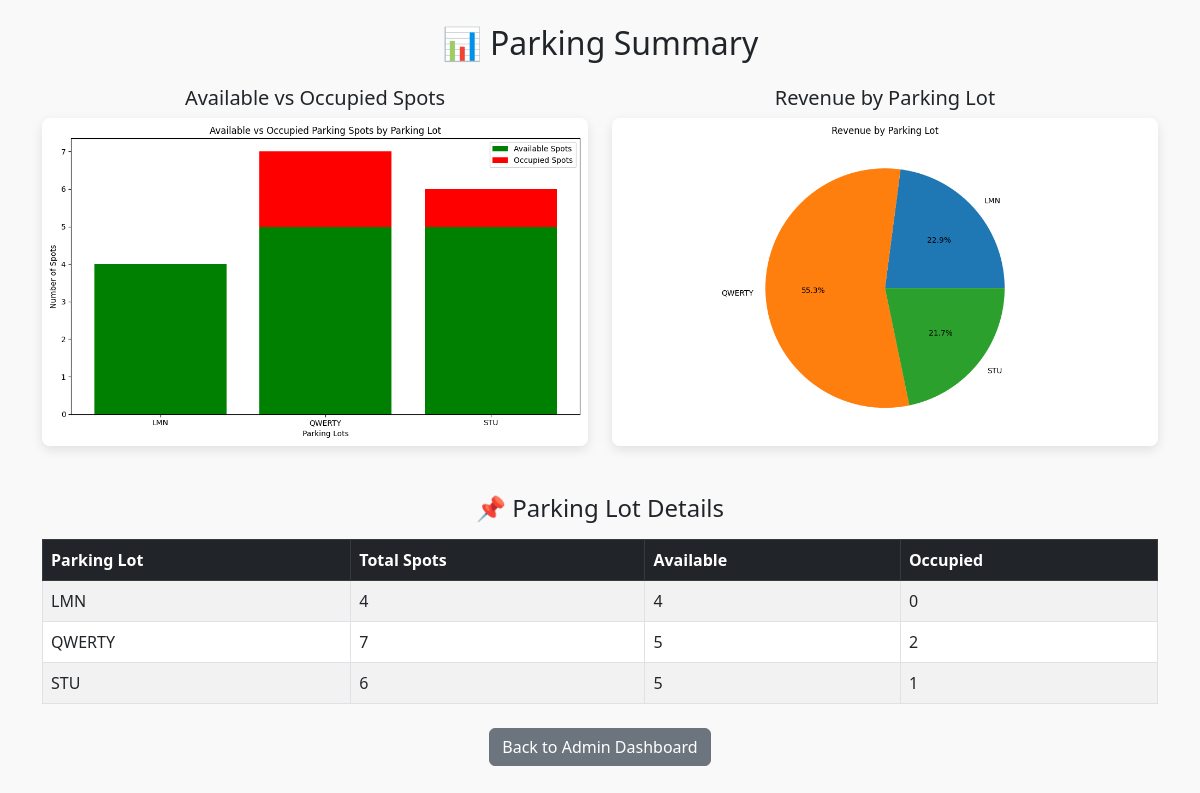
Page /summary (signed in) on the committed database.
### app.py (models this page shows)
class Parking(db.Model):
    __tablename__ = 'parking'
    id = db.Column(db.Integer, primary_key=True)
    prime_location_name = db.Column(db.String(20), unique=True, nullable=False)
    address = db.Column(db.String(20), nullable=False)
    pin_code = db.Column(db.String(20), nullable=False)
    price = db.Column(db.Float, nullable=False)
    number_of_spots = db.Column(db.Integer, nullable=False)
    spots = db.relationship('ParkingSpot', back_populates='parking',cascade='all, delete-orphan')

### app.py (the view)
@app.route('/summary', methods=['GET', 'POST'])
def summary():
    if 'username' not in session:
        return redirect(url_for('login'))
    lots = Parking.query.order_by(Parking.prime_location_name).all()
    lot_names = []
    available_counts = []
    occupied_counts = []
    revenue_by_lot = []
    for lot in lots:
        lot_names.append(lot.prime_location_name)
        available_counts.append(ParkingSpot.query.filter_by(parking_id=lot.id, status='A').count())
        occupied_counts.append(ParkingSpot.query.filter_by(parking_id=lot.id, status='O').count())
        total_revenue = 0
        for spot in lot.spots:
            for booking in spot.bookings:
                total_revenue += booking.parking_cost or 0
        revenue_by_lot.append(total_revenue)
    plt.figure(figsize=(10, 6))
    plt.bar(x=lot_names, height=available_counts, color='green', label='Available Spots')
    plt.bar(x=lot_names, height=occupied_counts, color='red', label='Occupied Spots', bottom=available_counts)
    plt.xlabel('Parking Lots')
    plt.ylabel('Number of Spots')
    plt.title('Available vs Occupied Parking Spots by Parking Lot')
    plt.legend()
    plt.tight_layout()
    bar_chart_path = os.path.join(app.config['CHART_FOLDER'], 'bar_chart.png')
    plt.savefig(bar_chart_path)
    plt.close()
    plt.figure(figsize=(10, 6))
    plt.pie(revenue_by_lot, labels=lot_names, autopct='%1.1f%%')
    plt.title('Revenue by Parking Lot')
    plt.tight_layout()
    pie_chart_path = os.path.join(app.config['CHART_FOLDER'], 'pie_chart.png')
    plt.savefig(pie_chart_path)
    plt.close()
    bar_chart_url = url_for('static', filename='charts/bar_chart.png')
    pie_chart_url = url_for('static', filename='charts/pie_chart.png')
    print("Bar chart saved:", os.path.exists(bar_chart_path))
    print("Pie chart saved:", os.path.exists(pie_chart_path))
    return render_template('summary.html', bar_chart_url=bar_chart_url, pie_chart_url=pie_chart_url, lots=lots)

### templates/summary.html (shortened to what this page needs)
<!DOCTYPE html>
<html lang="en">
<head>
  <link href="https://cdn.jsdelivr.net/npm/bootstrap@5.3.0/dist/css/bootstrap.min.css" rel="stylesheet">
</head>
<body>
  <div class="container mt-4">
    <h2 class="text-center mb-4">📊 Parking Summary</h2>
    <div class="row">
      <div class="col-md-6">
        <h5 class="text-center">Available vs Occupied Spots</h5>
        <img src="{{ bar_chart_url }}" alt="Bar Chart" class="chart-img">
      </div>
      <div class="col-md-6">
        <h5 class="text-center">Revenue by Parking Lot</h5>
        <img src="{{ pie_chart_url }}" alt="Pie Chart" class="chart-img">
      </div>
    </div>
    <div class="mt-5">
      <h4 class="text-center mb-3">📌 Parking Lot Details</h4>
      <table class="table table-striped table-bordered">
        <thead class="table-dark">
          <tr>
            <th>Parking Lot</th>
            <th>Total Spots</th>
            <th>Available</th>
            <th>Occupied</th>
          </tr>
        </thead>
        <tbody>
          {% for lot in lots %}
          <tr>
            <td>{{ lot.prime_location_name }}</td>
            <td>{{ lot.number_of_spots }}</td>
            <td>{{ lot.spots | selectattr("status", "equalto", "A") | list | length }}</td>
            <td>{{ lot.spots | selectattr("status", "equalto", "O") | list | length }}</td>
          </tr>
          {% endfor %}
        </tbody>
      </table>
    </div>
    <div class="text-center mt-4">
      <a href="/admin" class="btn btn-secondary">Back to Admin Dashboard</a>
    </div>
  </div>
</body>
</html>

### templates/summary.html (style rules this page uses)
body { background-color: #f9f9f9; }
.chart-img { max-width: 100%; height: auto; border-radius: 8px; box-shadow: 0 4px 12px rgba(0,0,0,0.1); }

### rows in the picture
Parking: prime_location_name "LMN", number_of_spots "4", spots|selectattr "4", spots|selectattr "0"
Parking: prime_location_name "QWERTY", number_of_spots "7", spots|selectattr "5", spots|selectattr "2"
Parking: prime_location_name "STU", number_of_spots "6", spots|selectattr "5", spots|selectattr "1"
